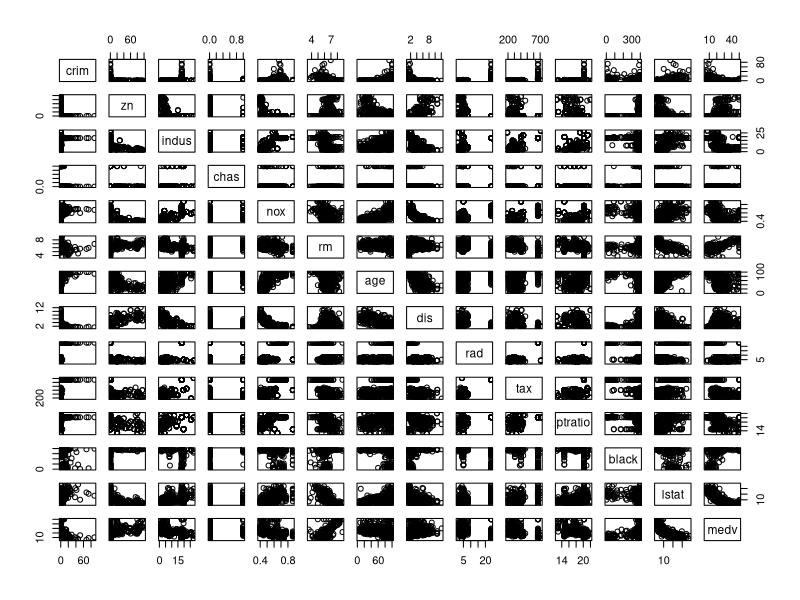
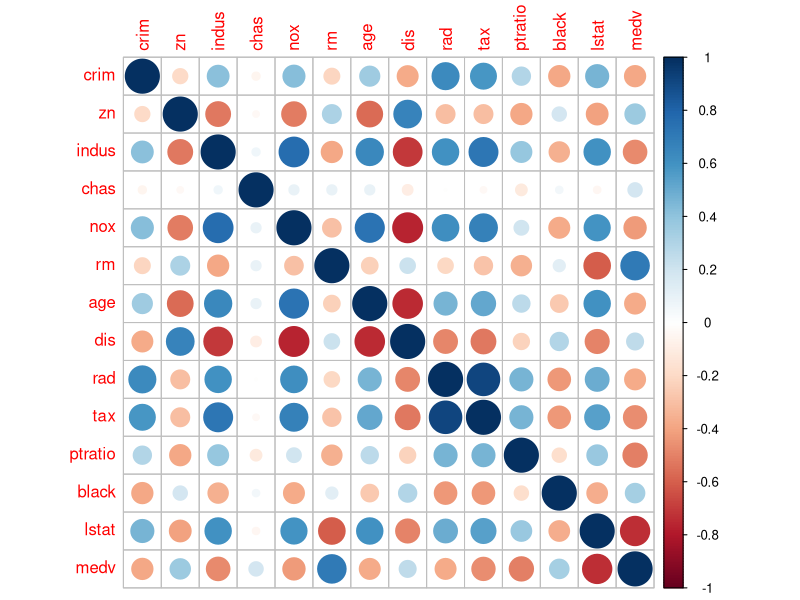
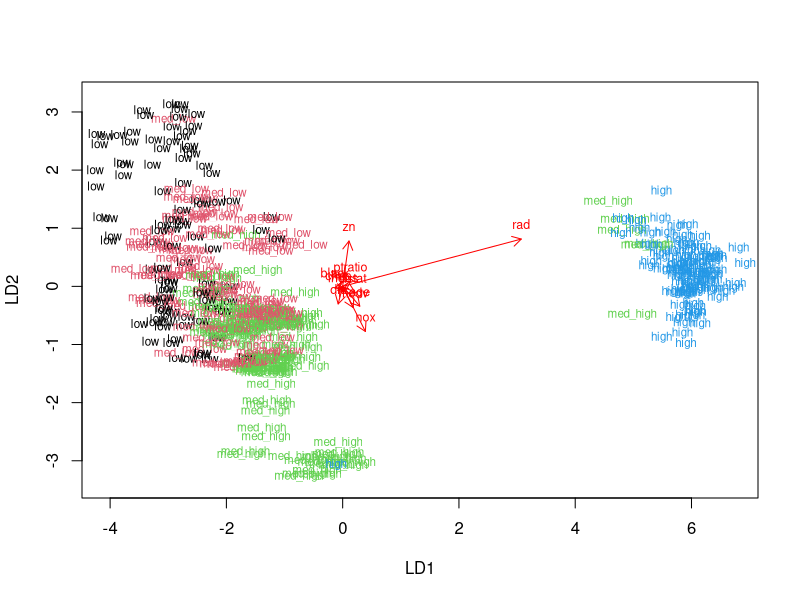
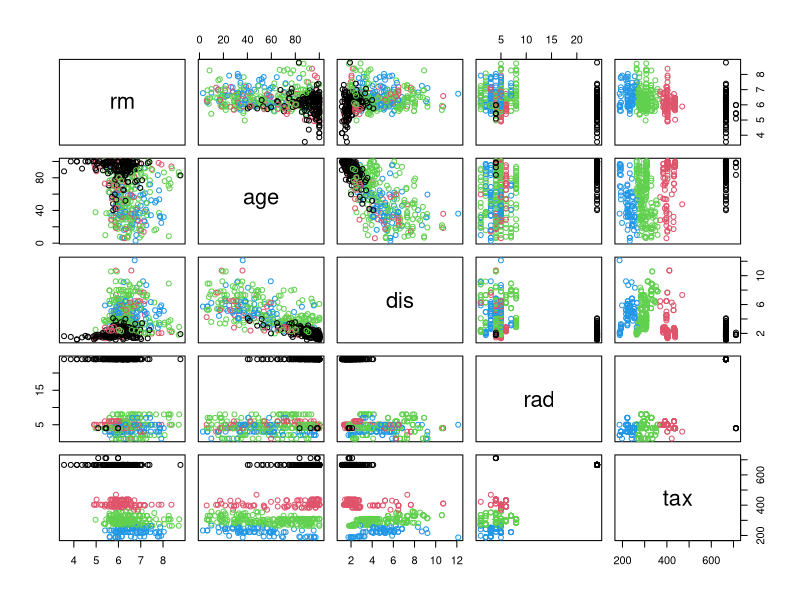
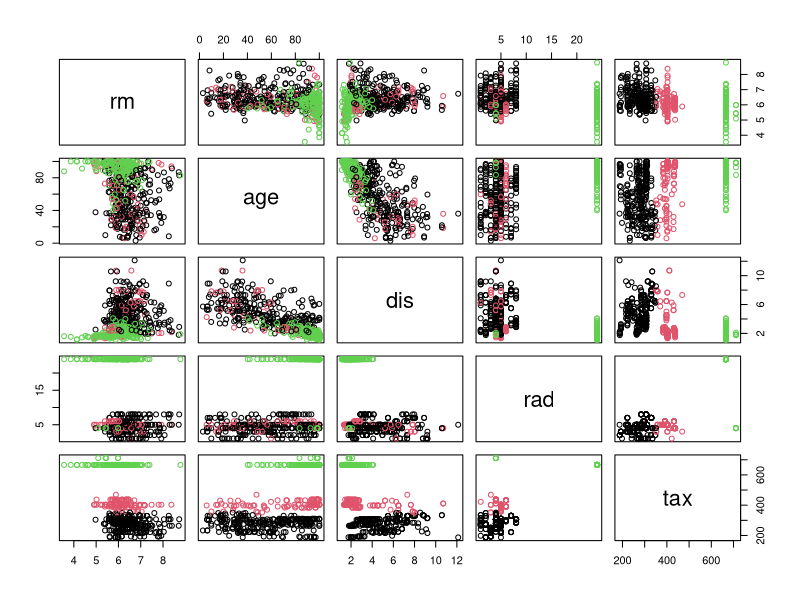
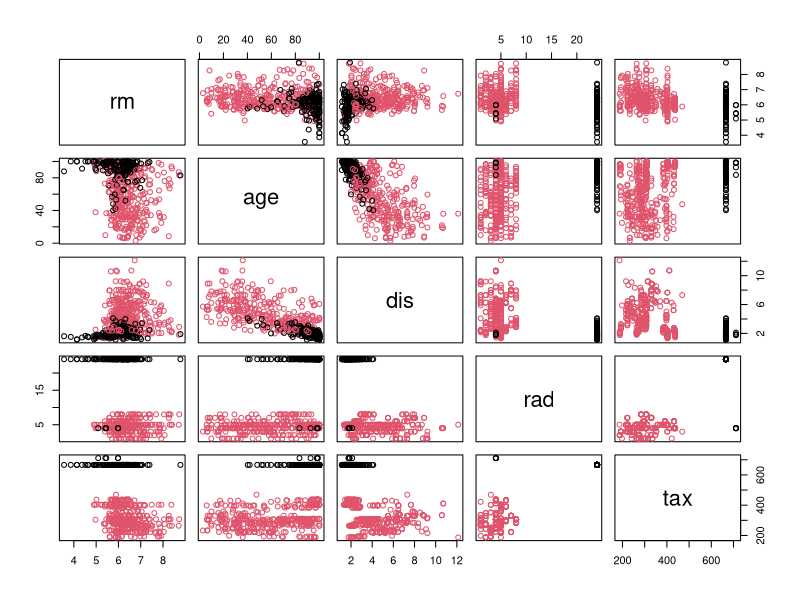
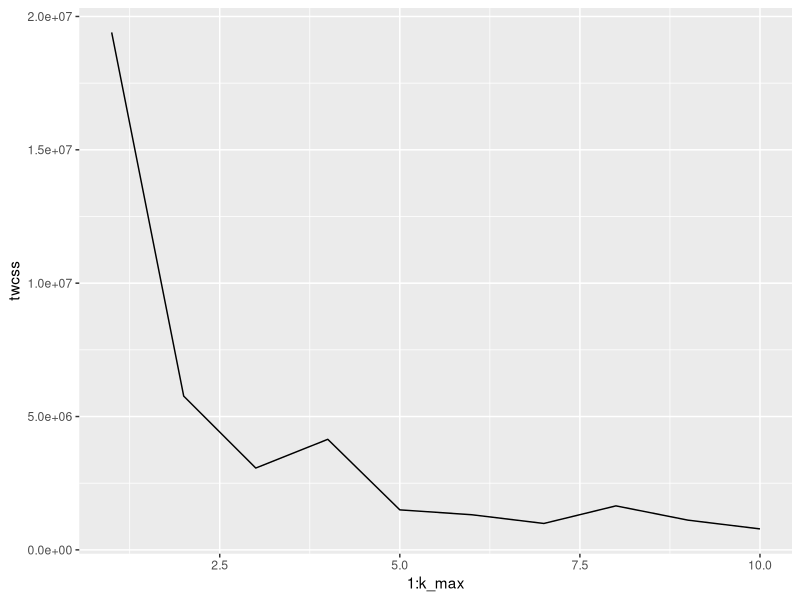
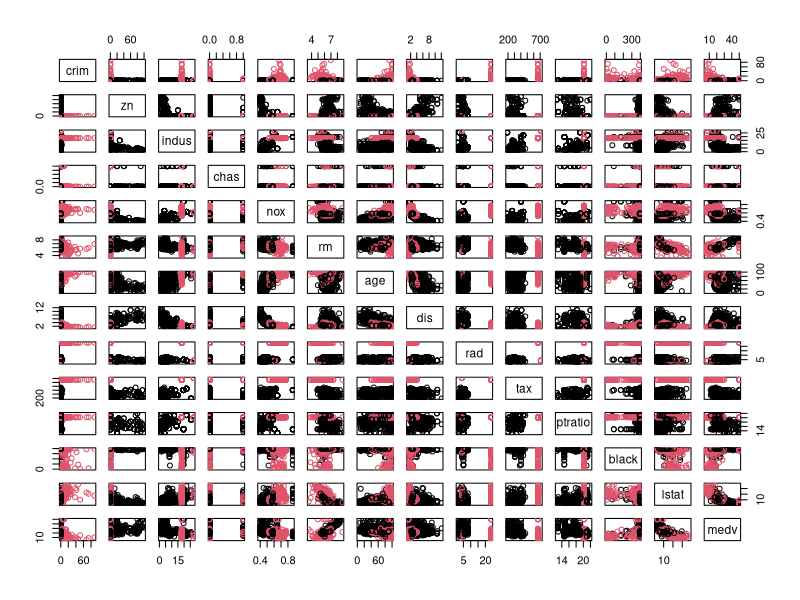

These figures' R source, in order:
## ---- chunk 1
library(MASS)
data("Boston")
str(Boston)
dim(Boston)
## ---- chunk 2
library(MASS)
library(corrplot)
library(tidyverse)
summary(Boston)
pairs(Boston)
cor_matrix <- round(cor(Boston ), digits=2)
cor_matrix
corrplot(cor_matrix, method="circle")
## ---- chunk 3
#standardize the dataset and show summary of the data
library(MASS)
boston_scaled <- scale(Boston)
boston_scaled <-as.data.frame(boston_scaled)
summary(boston_scaled)
bins <- quantile(boston_scaled$crim)
bins

# create a categorical variable 'crime'
crime <- cut(boston_scaled$crim, breaks = bins, include.lowest = TRUE, label=c("low","med_low","med_high","high"))
# Drop the old crime rate variable from the dataset
boston_scaled <- dplyr::select(boston_scaled, -crim)
boston_scaled <- data.frame(boston_scaled, crime)
#Divide the dataset to train and test sets
n <- nrow(boston_scaled)
ind <- sample(n,  size = n * 0.8)
train <- boston_scaled[ind,]
test <- boston_scaled[-ind,]

## ---- chunk 4
library(MASS)
# Fit the linear discriminant analysis on the train set
lda.fit <- lda(crime~., data = train)

# the function for lda biplot arrows
lda.arrows <- function(x, myscale = 1, arrow_heads = 0.1, color = "red", tex = 0.75, choices = c(1,2)){
  heads <- coef(x)
  arrows(x0 = 0, y0 = 0, 
         x1 = myscale * heads[,choices[1]], 
         y1 = myscale * heads[,choices[2]], col=color, length = arrow_heads)
  text(myscale * heads[,choices], labels = row.names(heads), 
       cex = tex, col=color, pos=3)
}

# target classes as numeric
classes <- as.numeric(train$crime)

# Draw the LDA (bi)plot
plot(lda.fit, dimen = 2,col=classes,pch=classes)
lda.arrows(lda.fit, myscale = 1)
# save the correct classes from test data
correct_classes <- test$crime

# remove the crime variable from test data
test <- dplyr::select(test, -crime)
# predict classes with test data
lda.pred <- predict(lda.fit, newdata = test)

# cross tabulate the results
table(correct = correct_classes, predicted = lda.pred$class)

## ---- chunk 5
#Reload the Boston dataset and standardize the dataset
data("Boston")
scaled_data <- scale(Boston)
#calculate euclidian distance
dist_man <- dist(Boston)
#Run k-means algorithm on the dataset
km4 <-kmeans(Boston, center=4)
km3 <-kmeans(Boston, center=3)
km2 <-kmeans(Boston, center=2)
# plot the Boston dataset with clusters
pairs(Boston[6:10], col = km4$cluster)
pairs(Boston[6:10], col = km3$cluster)
pairs(Boston[6:10], col = km2$cluster)

#Investigate optimal number of clusters
k_max <- 10

# calculate the total within sum of squares
twcss <- sapply(1:k_max, function(k){kmeans(Boston, k)$tot.withinss})

# visualize the results
qplot(x = 1:k_max, y = twcss, geom = 'line')
# determine the k-means clustering and run the model again
km <-kmeans(Boston, centers = 2)

#plot the Boston dataset with clusters
pairs(Boston, col = km$cluster)
## ---- chunk 6
library(MASS)
#standardize the original data
scaled_bos <- scale(Boston)
# select number of clusters
k_max <- 10
# calculate the total within sum of squares
twcss <- sapply(1:k_max, function(k){kmeans(Boston, k)$tot.withinss})

# visualize the results
qplot(x = 1:k_max, y = twcss, geom = 'line')
#Based on the twcss, select reasonalbe number of cluster
kma <-kmeans(Boston, center=3)
pairs(Boston, col = kma$cluster)
#perform LDA using the clusters as target classes
lda.fit <- lda(kma$cluster~., data = Boston)
#Visualize the results with a biplot

lda.arrows <- function(x, myscale = 1, arrow_heads = 0.1, color = "red", tex = 0.75, choices = c(1,2)){
  heads <- coef(x)
  arrows(x0 = 0, y0 = 0, 
         x1 = myscale * heads[,choices[1]], 
         y1 = myscale * heads[,choices[2]], col=color, length = arrow_heads)
  text(myscale * heads[,choices], labels = row.names(heads), 
       cex = tex, col=color, pos=3)
}

# target classes as numeric
classes <- as.numeric(kma$cluster)

# Draw the LDA (bi)plot
plot(lda.fit, dimen = 2,col=classes,pch=classes)
lda.arrows(lda.fit, myscale = 1)



